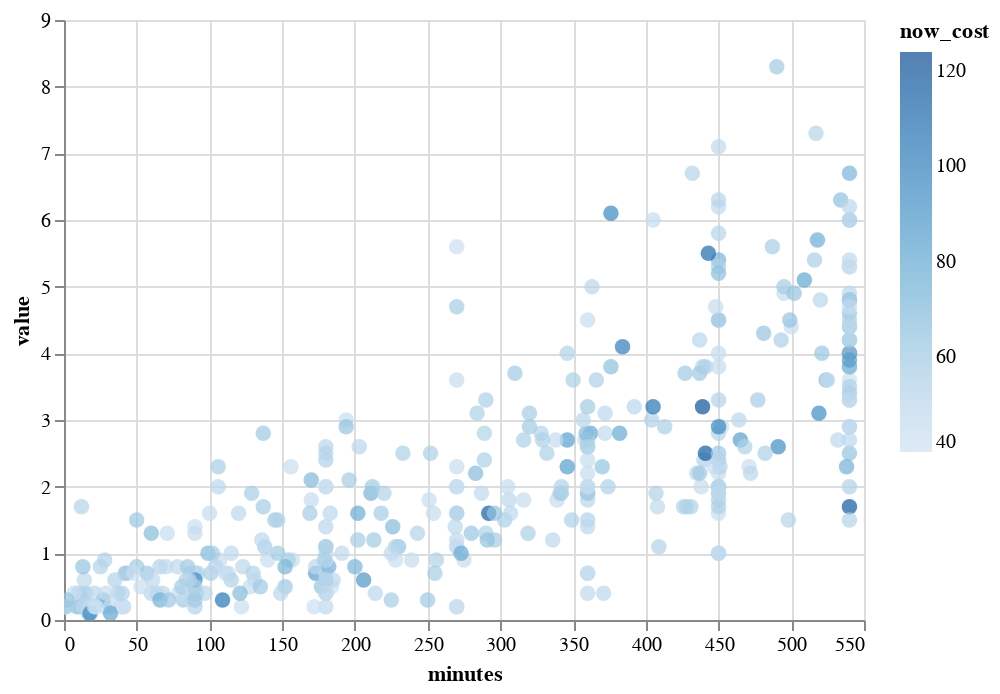

The code cell stored with this chart in its notebook:
### Code cell
alt.Chart(slim_elements_df).mark_circle(size=60).encode(
    x='minutes',
    y='value',
    color='now_cost',
    tooltip=['second_name', 'team_name', 'now_cost', 'total_points', 'points_per_game']
).interactive()

### Figure 1 — Vega-Lite specification as saved in the notebook (floating-point values rounded to 4 significant figures; data arrays with more than 128 entries replaced by an {"elided": "..."} marker saying what was removed)
{"config": {"view": {"continuousWidth": 400, "continuousHeight": 300}}, "data": {"name": "data-9e719af6368629c8e68e00446a73fc79"}, "mark": {"type": "circle", "size": 60}, "encoding": {"color": {"type": "quantitative", "field": "now_cost"}, "tooltip": [{"type": "nominal", "field": "second_name"}, {"type": "nominal", "field": "team_name"}, {"type": "quantitative", "field": "now_cost"}, {"type": "quantitative", "field": "total_points"}, {"type": "nominal", "field": "points_per_game"}], "x": {"type": "quantitative", "field": "minutes"}, "y": {"type": "quantitative", "field": "value"}}, "selection": {"selector001": {"type": "interval", "bind": "scales", "encodings": ["x", "y"]}}, "$schema": "https://vega.github.io/schema/vega-lite/v4.8.1.json", "datasets": {"data-9e719af6368629c8e68e00446a73fc79": {"elided": "386 records"}}}
